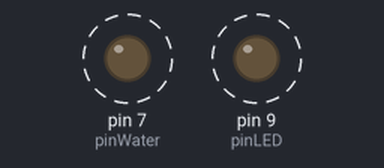
The sketch below on a simulated Arduino Uno, built with avr-gcc and run on an emulated ATmega328P. Parts: output pins drawn as LEDs (lit = HIGH). Dashed ring = blinking.

Above: at 1.1 s.
Timing chart, 0 to 4.8 s (numbered marks = the images above):
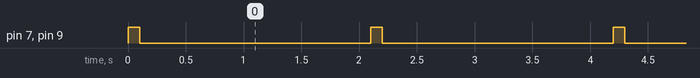

The sketch:

water.ino
```cpp
#define pinWater 7
#define pinLED 9
#define delayTime 2000
#define waterDuration 100

void setup() {
  // put your setup code here, to run once:
  Serial.begin(9600);
  pinMode(pinWater,OUTPUT);//声音管脚为输出
  pinMode(pinLED, OUTPUT);
}

void loop() {
  // put your main code here, to run repeatedly:
  digitalWrite(pinWater, HIGH);
  digitalWrite(pinLED, HIGH);
  delay(waterDuration);
  digitalWrite(pinWater, LOW);
  digitalWrite(pinLED, LOW);
  delay(delayTime);
}
```

Measured:
- by itself, pin 7 (pinWater), pin 9 (pinLED): alternates HIGH for 0.10 s and LOW for 2.0 s
